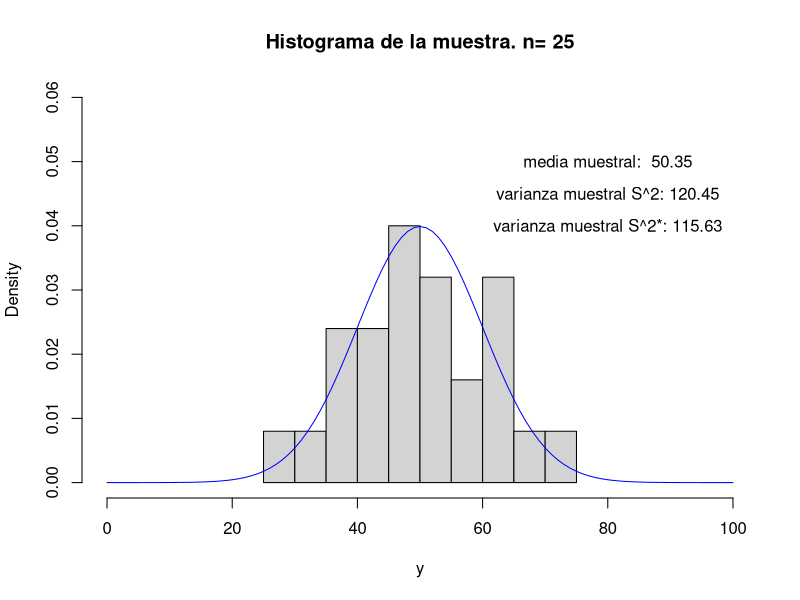

Source code (R):
## ---- chunk 1
values = c(7,5,9,2,1,8,3,4,6,10)
iqr <- function(v) {
  q1 = quantile(v,1/4,names = FALSE)
  q3 = quantile(v,3/4,names = FALSE)
  iqr_list=list("q1"=q1,"q3"=q3,"ext"=q3-q1)
  return (iqr_list);
}
iqr(values)
## ---- chunk 2
n_sample=25
y <- rnorm(n=n_sample, mean=50, sd = 10) 
# Acá estamos generando valores que siguen esa dist. Normal

# Si hacemos n_sample>100, el histograma se deberia aproximar a la función en línea azul

muestral_mean = mean(y)
muestral_var = sum((y-mean(y))^2)/(n_sample-1)
muestral_var2 = sum((y-mean(y))^2)/(n_sample)


hist(y, freq=FALSE, xlim=c(0,100), ylim=c(0,0.06), main= paste("Histograma de la muestra. n=", n_sample))
curve(dnorm(x, mean=50, sd = 10), from=0, to=100, col='blue', add=TRUE)

text (80, 0.05, paste("media muestral: ", round(muestral_mean,2)))
text (80, 0.045, paste("varianza muestral S^2:", round(muestral_var,2)))
text (80, 0.04, paste("varianza muestral S^2*:", round(muestral_var2,2)))

## ---- chunk 3
# n_sample=25
all_variances= c()
all_variances2 = c()

for(k in 1:1000){ #Repetimos el experimento 1000 veces
  
  y <- rnorm(n=n_sample, mean=50, sd = 10) 
  # Si hacemos n_sample>100, el histograma se deberia aproximar a la función en línea azul
  
  muestral_mean = mean(y)
  muestral_var = sum((y-mean(y))^2)/(n_sample-1)
  muestral_var2 = sum((y-mean(y))^2)/(n_sample)
  
  all_variances <- c(all_variances, muestral_var)
  all_variances2 <- c(all_variances2, muestral_var2)
}

paste("El valor esperado de la varianza  (S^2) es: ", mean(all_variances))
paste("El valor esperado de la varianza  (S^2*) es: ", mean(all_variances2))
